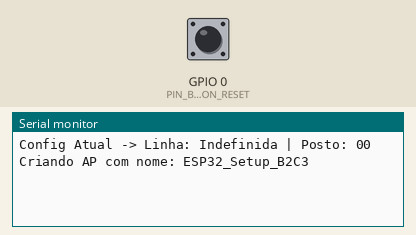
Recording of a sketch running on a simulated ESP32. Shown: the last lines printed to the serial monitor. The inputs (shaded band) are chosen by the test bench; at power-on: GPIO 0 (PIN_BUTTON_RESET) HIGH. WiFi joins after 1.5 s; servers stay silent unless stated; uploads are accepted with an empty reply; random numbers use the default seed unless the sketch sets one; EEPROM starts erased.

Above: at 2.7 s.
2.8 s: GPIO 0 (PIN_BUTTON_RESET) pulled LOW for 0.15 s
At 2.93 s:
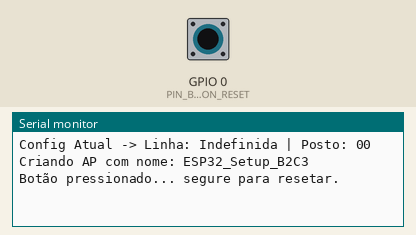
At 3.3 s:
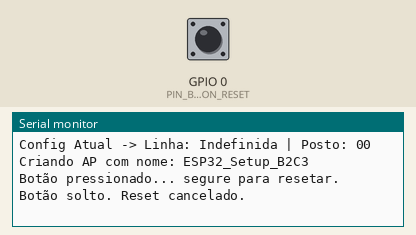

Measured:
- after the input at 2.8 s, the serial monitor: prints a new line at once (image 1)

The sketch:

wifi_softap.ino
```cpp
#include <WiFi.h>
#include <WiFiManager.h>
#include <Preferences.h>
#include <HTTPClient.h> // Para enviar para a API
#include <ArduinoJson.h> // Recomendado para criar o JSON de envio

// --- CONFIGURAÇÕES DE HARDWARE ---
#define PIN_BUTTON_RESET 0
#define TEMPO_PARA_RESET 5000

// Variáveis de Identidade (Carregadas da Flash no setup)
char id_linha[20] = "";
char id_posto[20] = "";

// Objetos
WiFiManager wifiManager;
Preferences preferences;

// Variáveis de Controle
bool shouldSaveConfig = false;
unsigned long tempo_inicio_botao = 0; // Para contar o tempo do botão
bool botao_pressionado = false;       // Estado do botão
unsigned long ultimo_envio_api = 0;   // Para substituir o delay da API

// --- FUNÇÃO DE LIMPEZA GERAL ---
void limparTudo() {
  Serial.println("\n!!! INICIANDO RESET DE FÁBRICA (TESTE) !!!");

  // Piscar LED (opcional) para feedback visual rápido
  pinMode(2, OUTPUT);
  for(int i=0; i<5; i++){ digitalWrite(2, !digitalRead(2)); delay(100); }

  // 1. Limpa as credenciais de Wi-Fi (SSID e Senha)
  wifiManager.resetSettings();
  Serial.println("- WiFi Manager: Credenciais apagadas.");

  // 2. Limpa as variáveis customizadas (Linha, Posto, etc)
  // Importante: Use o mesmo nome de namespace ("identidade") usado no setup
  preferences.begin("identidade", false);

  // O clear() apaga TODAS as chaves dentro de "identidade"
  if (preferences.clear()) {
    Serial.println("- Preferences: Linha e Posto apagados.");
  } else {
    Serial.println("- Preferences: Falha ou nada para apagar.");
  }

  preferences.end();

  Serial.println("!!! RESET CONCLUÍDO !!!\n");
}

void saveConfigCallback () {
  shouldSaveConfig = true;
}

// --- CHECAGEM DO BOTÃO FÍSICO ---
void verificarBotaoReset() {
  // Lê o pino (INPUT_PULLUP: LOW significa pressionado)
  if (digitalRead(PIN_BUTTON_RESET) == LOW) {

    // Se acabou de apertar, marca o tempo
    if (!botao_pressionado) {
      tempo_inicio_botao = millis();
      botao_pressionado = true;
      Serial.println("Botão pressionado... segure para resetar.");
    }

    // Checa se já segurou pelo tempo determinado
    if ((millis() - tempo_inicio_botao) > TEMPO_PARA_RESET) {
      limparTudo(); // Chama a função que limpa e reinicia
    }

  } else {
    // Se soltou o botão, reseta o estado
    if (botao_pressionado) {
      Serial.println("Botão solto. Reset cancelado.");
    }
    botao_pressionado = false;
  }
}

void setup() {
  Serial.begin(115200);

  // Configura o pino do botão com resistor interno de Pull-up
  pinMode(PIN_BUTTON_RESET, INPUT_PULLUP);

  // 1. Carregar Identidade da Memória
  preferences.begin("identidade", false);

  // Se tivermos acabado de limpar, ele vai carregar os valores padrão ("Indefinida", "00")
  String linha_str = preferences.getString("linha", "Indefinida");
  String posto_str = preferences.getString("posto", "00");

  linha_str.toCharArray(id_linha, 20);
  posto_str.toCharArray(id_posto, 20);

  Serial.printf("Config Atual -> Linha: %s | Posto: %s\n", id_linha, id_posto);

  // 2. Configurar e Iniciar WiFiManager
  wifiManager.setSaveConfigCallback(saveConfigCallback);

  WiFiManagerParameter custom_linha("linha", "ID da Linha", id_linha, 20);
  WiFiManagerParameter custom_posto("posto", "ID do Posto", id_posto, 20);

  wifiManager.addParameter(&custom_linha);
  wifiManager.addParameter(&custom_posto);

  // --- GERAÇÃO DE NOME ÚNICO PARA O AP ---
  // Pega o MAC Address do chip
  uint8_t mac[6];
  WiFi.macAddress(mac);

  // Cria uma String com os últimos 2 bytes do MAC (ex: "A1B2")
  // Isso é curto o suficiente para ler rápido, mas único o suficiente para não colidir
  String macSuffix = String(mac[4], HEX) + String(mac[5], HEX);
  macSuffix.toUpperCase();

  // Nome final da rede: "ESP32_Linha_A1B2"
  String apName = "ESP32_Setup_" + macSuffix;

  Serial.print("Criando AP com nome: ");
  Serial.println(apName);

  if (!wifiManager.autoConnect(apName.c_str(), "senha123")) {
    Serial.println("Falha na conexão. Reiniciando...");
    delay(3000);
    ESP.restart();
  }

  // 3. Salvar novos dados se necessário
  if (shouldSaveConfig) {
    strcpy(id_linha, custom_linha.getValue());
    strcpy(id_posto, custom_posto.getValue());

    preferences.putString("linha", id_linha);
    preferences.putString("posto", id_posto);
    Serial.println("Novos dados salvos na Flash.");
  }

  preferences.end(); // Fecha o namespace "identidade" para liberar recursos
}

void loop() {
  // 1. Checa o botão (Roda milhares de vezes por segundo)
  verificarBotaoReset();

  // 2. Timer para enviar API (Substitui o delay de 10s)
  // Verifica se passaram 10.000ms desde o último envio
  if (millis() - ultimo_envio_api > 10000) {
    enviarDadosParaAPI();
    ultimo_envio_api = millis(); // Atualiza o relógio
  }
}

void enviarDadosParaAPI() {
  if(WiFi.status() == WL_CONNECTED){
    HTTPClient http;
    http.begin("http://api.sua-fabrica.com/v1/telemetria");
    http.addHeader("Content-Type", "application/json");

    String jsonPayload = "{";
    jsonPayload += "\"linha\": \"" + String(id_linha) + "\",";
    jsonPayload += "\"posto\": \"" + String(id_posto) + "\",";
    jsonPayload += "\"status\": \"ativo\",";
    jsonPayload += "\"leitura\": " + String(random(100));
    jsonPayload += "}";

    Serial.println("Enviando: " + jsonPayload);

    int httpResponseCode = http.POST(jsonPayload);
    if(httpResponseCode > 0){
      Serial.printf("Resposta API: %d\n", httpResponseCode);
    } else {
      Serial.printf("Erro API: %s\n", http.errorToString(httpResponseCode).c_str());
    }
    http.end();
  }
}
```
